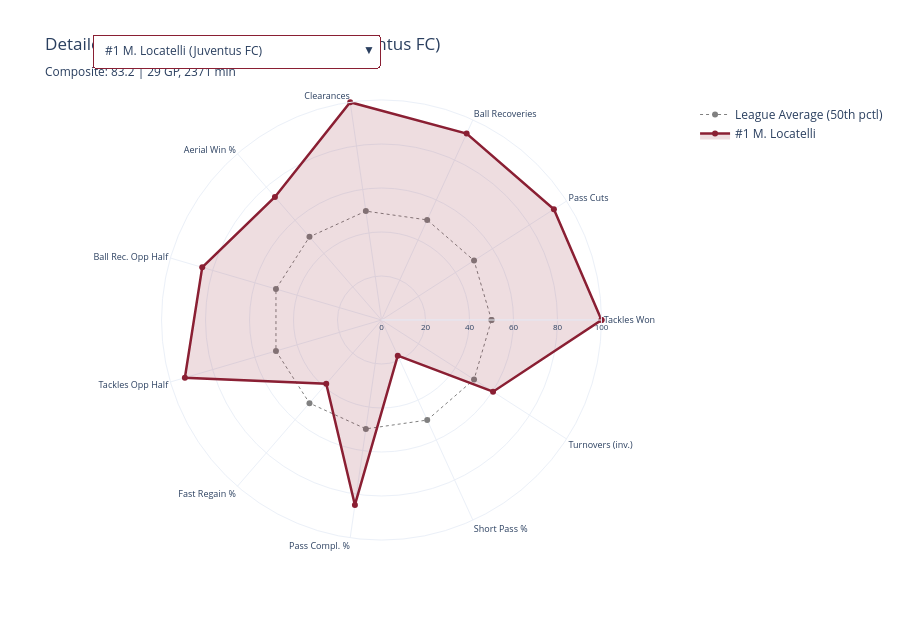

The notebook cell saved with this chart:
### Markdown cell above
## 🕸️ Detailed Radar — Individual KPI Percentiles

Select a player from the dropdown to see their full 11-KPI radar with percentile values. League-average (50th pctl) shown as a grey dashed benchmark.

### Code cell
# ── Detailed radar — dropdown per player ───────────────────────────────────────

radar_kpis = [
    ("tackles_won_p90_pct",       "Tackles Won"),
    ("pass_cuts_p90_pct",         "Pass Cuts"),
    ("ball_recoveries_p90_pct",   "Ball Recoveries"),
    ("clearances_p90_pct",        "Clearances"),
    ("aerial_win_pct_pct",        "Aerial Win %"),
    ("ball_rec_opp_half_p90_pct", "Ball Rec. Opp Half"),
    ("tackles_opp_half_p90_pct",  "Tackles Opp Half"),
    ("fast_regain_pct_pct",       "Fast Regain %"),
    ("pass_completion_pct_pct",   "Pass Compl. %"),
    ("short_pass_pct_pct",        "Short Pass %"),
    ("turnovers_p90_pct",         "Turnovers (inv.)"),
]
radar_cols   = [c for c, _ in radar_kpis]
radar_labels = [l for _, l in radar_kpis]

fig_radar_dd = go.Figure()

avg_vals = [50] * len(radar_labels) + [50]
fig_radar_dd.add_trace(go.Scatterpolar(
    r=avg_vals, theta=radar_labels + [radar_labels[0]],
    line=dict(color="grey", width=1, dash="dot"), fill="none",
    name="League Average (50th pctl)", visible=True,
))

player_list = ps.sort_values("rank")
for i, (_, row) in enumerate(player_list.iterrows()):
    vals = [row.get(c, 50) for c in radar_cols]
    vals = [v if pd.notna(v) else 50 for v in vals]
    vals_closed = vals + [vals[0]]

    hover = []
    for pct_c, lbl in radar_kpis:
        pct_v = row.get(pct_c, np.nan)
        pct_str = f"{pct_v:.0f}" if pd.notna(pct_v) else "N/A"
        hover.append(f"{lbl}: {pct_str}th pctl")
    hover.append(hover[0])

    fig_radar_dd.add_trace(go.Scatterpolar(
        r=vals_closed, theta=radar_labels + [radar_labels[0]],
        fill="toself", fillcolor="rgba(138,31,51,0.15)",
        line=dict(color="#8a1f33", width=2.5),
        text=hover, hovertemplate="%{text}<extra></extra>",
        name=f"#{row['rank']} {row['player_name']}",
        visible=True if i == 0 else False,
    ))

buttons = []
for i, (_, row) in enumerate(player_list.iterrows()):
    vis = [True] + [j == i for j in range(len(player_list))]
    buttons.append(dict(
        label=f"#{row['rank']} {row['player_name']} ({row['team_name']})",
        method="update",
        args=[{"visible": vis},
              {"title": f"Detailed KPI Radar — #{row['rank']} {row['player_name']} ({row['team_name']})"
                        f"<br><sub>Composite: {row['composite_score']:.1f} | "
                        f"{row['matches']:.0f} GP, {row['total_minutes']:.0f} min | "
                        f"Poss: {row.get('avg_possession',50):.1f}% (adj: {row.get('adj_factor',1):.2f})</sub>"}],
    ))

fig_radar_dd.update_layout(
    title=f"Detailed KPI Radar — #1 {player_list.iloc[0]['player_name']} ({player_list.iloc[0]['team_name']})"
          f"<br><sub>Composite: {player_list.iloc[0]['composite_score']:.1f} | "
          f"{player_list.iloc[0]['matches']:.0f} GP, {player_list.iloc[0]['total_minutes']:.0f} min</sub>",
    polar=dict(radialaxis=dict(range=[0, 100], showticklabels=True, tickfont_size=8),
               angularaxis=dict(tickfont_size=9)),
    height=620, template="plotly_white",
    updatemenus=[dict(
        buttons=buttons, direction="down", showactive=True,
        x=0.02, xanchor="left", y=1.15, yanchor="top",
        bgcolor="white", bordercolor="#8a1f33",
    )],
)
fig_radar_dd.show()
